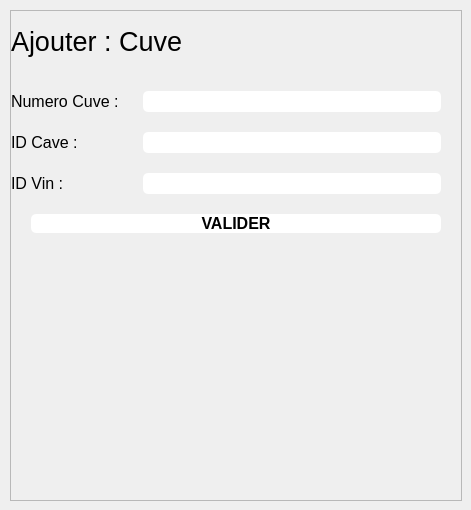
            <widget class="QWidget" name="cuves_page">
             <widget class="QFrame" name="frame_8">
              <property name="geometry">
               <rect>
                <x>10</x>
                <y>10</y>
                <width>452</width>
                <height>491</height>
               </rect>
              </property>
              <property name="sizePolicy">
               <sizepolicy hsizetype="Preferred" vsizetype="Preferred">
                <horstretch>0</horstretch>
                <verstretch>0</verstretch>
               </sizepolicy>
              </property>
              <property name="frameShape">
               <enum>QFrame::StyledPanel</enum>
              </property>
              <property name="frameShadow">
               <enum>QFrame::Raised</enum>
              </property>
              <layout class="QFormLayout" name="formLayout_6">
               <property name="horizontalSpacing">
                <number>0</number>
               </property>
               <property name="verticalSpacing">
                <number>20</number>
               </property>
               <property name="leftMargin">
                <number>0</number>
               </property>
               <property name="topMargin">
                <number>0</number>
               </property>
               <property name="rightMargin">
                <number>0</number>
               </property>
               <property name="bottomMargin">
                <number>0</number>
               </property>
               <item row="0" column="0" colspan="2">
                <widget class="QLabel" name="label_27">
                 <property name="minimumSize">
                  <size>
                   <width>0</width>
                   <height>60</height>
                  </size>
                 </property>
                 <property name="maximumSize">
                  <size>
                   <width>16777215</width>
                   <height>60</height>
                  </size>
                 </property>
                 <property name="font">
                  <font>
                   <pointsize>20</pointsize>
                  </font>
                 </property>
                 <property name="text">
                  <string>Ajouter : Cuve</string>
                 </property>
                </widget>
               </item>
               <item row="1" column="0">
                <widget class="QLabel" name="label_22">
                 <property name="font">
                  <font>
                   <pointsize>12</pointsize>
                  </font>
                 </property>
                 <property name="text">
                  <string>Numero Cuve : </string>
                 </property>
                </widget>
               </item>
               <item row="1" column="1">
                <widget class="QLineEdit" name="lineEdit_14">
                 <property name="font">
                  <font>
                   <pointsize>12</pointsize>
                  </font>
                 </property>
                 <property name="styleSheet">
                  <string notr="true">background-color:#FFF;
color:black;
margin-left:20px;
margin-right:20px;
border-radius: 5px;</string>
                 </property>
                 <property name="alignment">
                  <set>Qt::AlignCenter</set>
                 </property>
                </widget>
               </item>
               <item row="2" column="0">
                <widget class="QLabel" name="label_23">
                 <property name="font">
                  <font>
                   <pointsize>12</pointsize>
                  </font>
                 </property>
                 <property name="text">
                  <string>ID Cave : </string>
                 </property>
                </widget>
               </item>
               <item row="2" column="1">
                <widget class="QLineEdit" name="lineEdit_15">
                 <property name="font">
                  <font>
                   <pointsize>12</pointsize>
                  </font>
                 </property>
                 <property name="styleSheet">
                  <string notr="true">background-color:#FFF;
color:black;
margin-left:20px;
margin-right:20px;
border-radius: 5px;</string>
                 </property>
                 <property name="alignment">
                  <set>Qt::AlignCenter</set>
                 </property>
                </widget>
               </item>
               <item row="3" column="0">
                <widget class="QLabel" name="label_25">
                 <property name="font">
                  <font>
                   <pointsize>12</pointsize>
                  </font>
                 </property>
                 <property name="text">
                  <string>ID Vin :</string>
                 </property>
                </widget>
               </item>
               <item row="3" column="1">
                <widget class="QLineEdit" name="lineEdit_16">
                 <property name="font">
                  <font>
                   <pointsize>12</pointsize>
                  </font>
                 </property>
                 <property name="styleSheet">
                  <string notr="true">background-color:#FFF;
color:black;
margin-left:20px;
margin-right:20px;
border-radius: 5px;</string>
                 </property>
                 <property name="alignment">
                  <set>Qt::AlignCenter</set>
                 </property>
                </widget>
               </item>
               <item row="4" column="0" colspan="2">
                <widget class="QPushButton" name="pushButton_11">
                 <property name="font">
                  <font>
                   <pointsize>12</pointsize>
                   <weight>75</weight>
                   <bold>true</bold>
                  </font>
                 </property>
                 <property name="styleSheet">
                  <string notr="true">background-color:#FFF;
color:black;
margin-left:20px;
margin-right:20px;
border-radius: 5px;</string>
                 </property>
                 <property name="text">
                  <string>VALIDER</string>
                 </property>
                </widget>
               </item>
              </layout>
             </widget>
            </widget>
